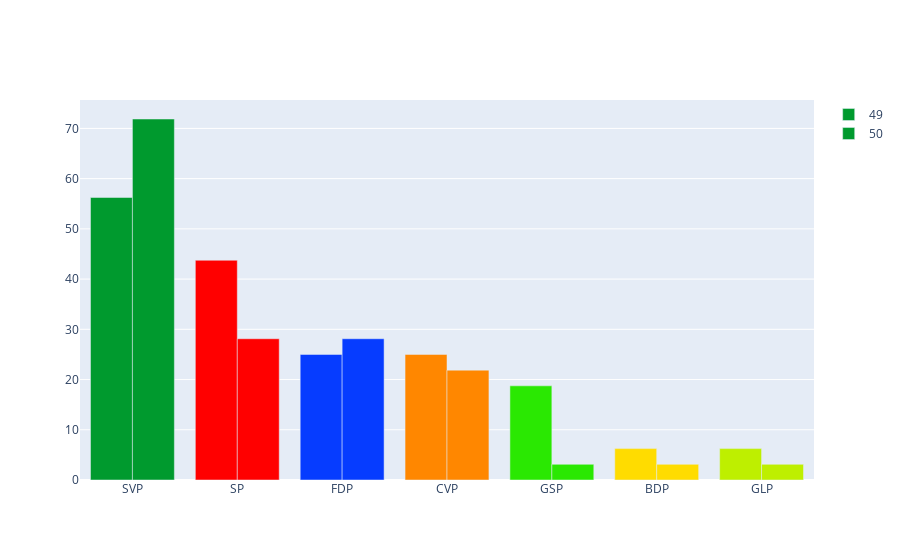

Notebook source saved alongside this figure:
### Code cell
def groupedBar_Dict(dicts, names, log=False):
    animals=['giraffes', 'orangutans', 'monkeys']
    
    data = []
    
    for k, d in enumerate(dicts):
        l = []
        for i in d:
            l.append(d[i] * 100)
        
        #for i,item in enumerate(l):
         #   l[i] /= sum(l)
        #norm(l)
        data.append(go.Bar(name=names[k], x=list(d.keys()), y=l, marker_color=plot.faction_color))

    fig = go.Figure(data=data)
    # Change the bar mode
    if log:
        fig.update_layout(barmode='group', yaxis_type='log')
    else:
        fig.update_layout(barmode='group')
    fig.show()
    
groupedBar_Dict([vp.PBI_votingPower(factions_count_49), vp.PBI_votingPower(factions_count_50)], ['49','50'])

### Figure 1 — Plotly figure (JSON) as saved in the notebook; plotly's stock layout.template omitted (floating-point values rounded to 4 significant figures)
{"data": [{"marker": {"color": ["#009A2E", "#FF0000", "#063CFF", "#FF8700", "#2AE802", "#FFDC00", "#BEEF00"]}, "name": "49", "type": "bar", "x": ["SVP", "SP", "FDP", "CVP", "GSP", "BDP", "GLP"], "y": [56.25, 43.75, 25, 25, 18.75, 6.25, 6.25]}, {"marker": {"color": ["#009A2E", "#FF0000", "#063CFF", "#FF8700", "#2AE802", "#FFDC00", "#BEEF00"]}, "name": "50", "type": "bar", "x": ["SVP", "SP", "FDP", "CVP", "GSP", "BDP", "GLP"], "y": [71.88, 28.12, 28.12, 21.88, 3.125, 3.125, 3.125]}], "layout": {"barmode": "group"}}
